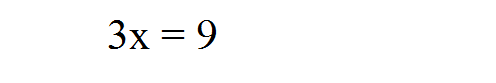
#> input picture 3x.png, 496 x 83 px
$ python leavemealone.py
#> lines starting #> are read from the running program, lines starting #| are printed output that depends on the picture; after the words box and inside, x2 and y2 are one past the last pixel; in counts of white or black regions, pixels touching at a corner belong together
### deskew.py
import cv2
import numpy as np
import sympy

def calculate(img):
    edges = cv2.Canny(img,10,10)

    angles = []

    lines = cv2.HoughLines(edges,1,np.pi/180,5)
    for rho, theta in lines[0]:
        a = np.cos(theta)
        b = np.sin(theta)
        #print(rho,theta)
        x0 = a * rho
        y0 = b * rho
        x1 = int(x0 + 1000 * (-b))
        y1 = int(y0 + 1000 * (a))
        x2 = int(x0 - 1000 * (-b))
        y2 = int(y0 - 1000 * (a))

        c,d = sympy.symbols('c d')
        solution = sympy.solve([c * x1 + d - y1, c * x2 + d - y2], c, d)

        if not solution:
            angle = 90
        else:
            angle = np.arctan(float(solution[c]))
        angles.append(np.degrees(angle))

    return angles[0]

### leavemealone.py
import pyocr
import sympy as sp
from PIL import Image
import imutils
import deskew
import cv2
import getimage
import numpy as np

def solve(filename = ""):
    TEMP = "cache.png"
    tool = pyocr.tesseract
    if filename == "":
        getimage.load("storage/emulated/0/DCIM/Camera", TEMP)
        img = cv2.imread(TEMP, 0)
        #print("image pulled from phone")
    else:
        img = cv2.imread(filename, 0)
        #print("image filename:", filename)
    #checking if the img loaded
    if not img.any():
        print("Please pass a valid image filename")
        return None
    img = cv2.GaussianBlur(img, (3,3), 0)
    (thresh, img) = cv2.threshold(img, 128, 255,
                                  cv2.THRESH_BINARY | cv2.THRESH_OTSU)
    img = cv2.bitwise_not(img, 0)
    img = imutils.rotate_bound(img, -deskew.calculate(img))
    cv2.imwrite(TEMP, img)

    img = Image.open(TEMP)
    text = tool.image_to_string(
        img,
        lang = "eng"
    )
    if not text:
        print("Cannot find any text")
        return None
    #print("before formatting:", text)

    #mistakes elimination
    text.casefold
    mistakes = {'"': '^',
                '“': '^',
                ' ': '',
                ':': '=',
                'A': '^',
                '-+': '+',
                '¢': '*',
                'O': '0',
                '—': '-'}

    for mistake in mistakes:
        text = text.replace(mistake, mistakes[mistake])
    #print("after formatting: ", text)
    #conversion to sympy syntax
    symbols = {'^': '**'}
    for symbol in symbols:
        text = text.replace(symbol, symbols[symbol])
    #print("after syntax conversion:", text)
    #create left and right side of eq
    if "=" in text:
        text1, text2 = text.split("=")
    else:
        text1, text2 = text, "0"
    #extract the variable
    letters = "qwertyuiopasdfghjklzxcvbnm"
    variables = []
    for l in text1:
        if l in letters:
            if l not in variables:
                variables.append(l)
    transformations = (sp.parsing.sympy_parser.standard_transformations +
                      (sp.parsing.sympy_parser.implicit_multiplication_application,
                       )
                       )
    expr1 = sp.parsing.sympy_parser.parse_expr(text1,
                                               transformations = transformations,
                                               evaluate = 0)
    expr2 = sp.parsing.sympy_parser.parse_expr(text2,
                                               transformations = transformations,
                                               evaluate = 0)
    print("The equation:", expr1, "=", expr2)
    return sp.solveset(sp.Eq(expr1, expr2), sp.Symbol(variables[0]), domain = sp.S.Reals)
print(solve("3x.png"))
#> in solve, `(thresh, img) = cv2.threshold(img, 128, 255, cv2.THRESH_BINARY | cv2.T..`: img: shape (83, 496); 98.5% white; 5 black regions, box (x1, y1, x2, y2) and area: (198, 20, 216, 49) 201, (109, 20, 126, 49) 176, (130, 30, 149, 49) 147, (162, 30, 184, 32) 44, (162, 37, 184, 39) 44
#> in solve, `(thresh, img) = cv2.threshold(img, 128, 255, cv2.THRESH_BINARY | cv2.T..`: thresh = 161
#> in calculate, `edges = cv2.Canny(img,10,10)`: edges: shape (83, 496); 0.91% white in thin lines or dots, all inside (x1, y1, x2, y2) = (108, 19, 216, 50)
#> in calculate, `lines = cv2.HoughLines(edges,1,np.pi/180,5)`: lines = 1587 rows, first 8: [29, 1.57], [32, 1.55], [42, 1.54], [38, 1.52], [45, 1.52], [39, 1.55], [27, 1.62], [41, 1.5]
#> in calculate, `a = np.cos(theta)`: a = -4.37e-08
#> in calculate, `b = np.sin(theta)`: b = 1
#> in calculate, `x0 = a * rho`: x0 = -1.27e-06
#> in calculate, `y0 = b * rho`: y0 = 29
#> in calculate, `x1 = int(x0 + 1000 * (-b))`: x1 = -1000
#> in calculate, `y1 = int(y0 + 1000 * (a))`: y1 = 28
#> in calculate, `x2 = int(x0 - 1000 * (-b))`: x2 = 999
#> in calculate, `y2 = int(y0 - 1000 * (a))`: y2 = 29
#> in calculate, `solution = sympy.solve([c * x1 + d - y1, c * x2 + d - y2], c, d)`: solution = 2 items
#> in calculate, `angle = np.arctan(float(solution[c]))`: angle = 0.0005
#> (the call stopped at in solve, `text = tool.image_to_string( img, lang = "eng" )`: pyocr is not available in this run)
print(solve("test3.png"))
#> call 2 of solve, with filename = 'test3.png'
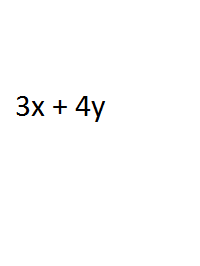
#> input picture test3.png, 200 x 266 px
#> in solve (call 2), `(thresh, img) = cv2.threshold(img, 128, 255, cv2.THRESH_BINARY | cv2.T..`: img: shape (266, 200); 99% white; 5 black regions, box (x1, y1, x2, y2) and area: (75, 96, 90, 116) 135, (92, 101, 105, 122) 113, (17, 96, 29, 116) 112, (32, 101, 44, 116) 100, (53, 100, 67, 114) 56
#> in solve (call 2), `(thresh, img) = cv2.threshold(img, 128, 255, cv2.THRESH_BINARY | cv2.T..`: thresh = 170
#> in calculate (call 2), `edges = cv2.Canny(img,10,10)`:
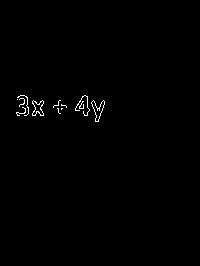
#> edges: shape (266, 200); 0.58% white in thin lines or dots, all inside (x1, y1, x2, y2) = (16, 95, 105, 122)
#> in calculate (call 2), `lines = cv2.HoughLines(edges,1,np.pi/180,5)`: lines = 1445 rows, first 8: [103, 1.61], [115, 1.43], [104, 1.59], [102, 1.62], [109, 1.5], [113, 1.5], [108, 1.52], [97, 1.69]
#> in calculate (call 2), `a = np.cos(theta)`: a = -0.0349
#> in calculate (call 2), `b = np.sin(theta)`: b = 0.999
#> in calculate (call 2), `x0 = a * rho`: x0 = -3.59
#> in calculate (call 2), `y0 = b * rho`: y0 = 102.9
#> in calculate (call 2), `x1 = int(x0 + 1000 * (-b))`: x1 = -1002
#> in calculate (call 2), `y1 = int(y0 + 1000 * (a))`: y1 = 68
#> in calculate (call 2), `x2 = int(x0 - 1000 * (-b))`: x2 = 995
#> in calculate (call 2), `y2 = int(y0 - 1000 * (a))`: y2 = 137
#> in calculate (call 2), `angle = np.arctan(float(solution[c]))`: angle = 0.0345
#> (the call stopped at in solve, `text = tool.image_to_string( img, lang = "eng" )`: pyocr is not available in this run)
print(solve("test4.png"))
#> call 3 of solve, with filename = 'test4.png'
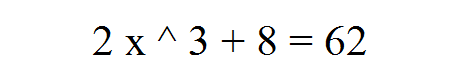
#> input picture test4.png, 469 x 83 px
#> in solve (call 3), `(thresh, img) = cv2.threshold(img, 128, 255, cv2.THRESH_BINARY | cv2.T..`: img: shape (83, 469); 96.5% white; 10 black regions, largest, box (x1, y1, x2, y2) and area: (259, 26, 276, 55) 230, (326, 26, 344, 55) 201, (190, 26, 207, 55) 177
#> in solve (call 3), `(thresh, img) = cv2.threshold(img, 128, 255, cv2.THRESH_BINARY | cv2.T..`: thresh = 164
#> in calculate (call 3), `edges = cv2.Canny(img,10,10)`:
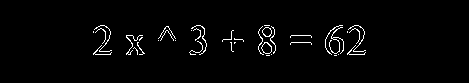
#> edges: shape (83, 469); 2.2% white in thin lines or dots, all inside (x1, y1, x2, y2) = (93, 25, 366, 56)
#> in calculate (call 3), `a = np.cos(theta)`: a = -4.37e-08
#> in calculate (call 3), `b = np.sin(theta)`: b = 1
#> in calculate (call 3), `x0 = a * rho`: x0 = -2.36e-06
#> in calculate (call 3), `y0 = b * rho`: y0 = 54
#> in calculate (call 3), `x1 = int(x0 + 1000 * (-b))`: x1 = -1000
#> in calculate (call 3), `y1 = int(y0 + 1000 * (a))`: y1 = 53
#> in calculate (call 3), `x2 = int(x0 - 1000 * (-b))`: x2 = 999
#> in calculate (call 3), `y2 = int(y0 - 1000 * (a))`: y2 = 54
#> in calculate (call 3), `angle = np.arctan(float(solution[c]))`: angle = 0.0005
#> (the call stopped at in solve, `text = tool.image_to_string( img, lang = "eng" )`: pyocr is not available in this run)
print(solve("example2.jpg"))
#> call 4 of solve, with filename = 'example2.jpg'
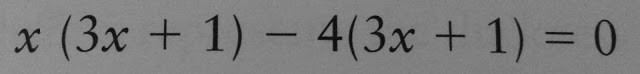
#> input picture example2.jpg, 640 x 74 px
#> in solve, img is the input picture: shape (74, 640); min 2, max 153, mean 124.2
#> in solve (call 4), `(thresh, img) = cv2.threshold(img, 128, 255, cv2.THRESH_BINARY | cv2.T..`:
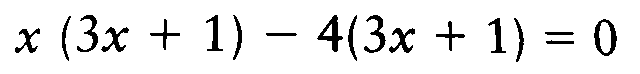
#> img: shape (74, 640); 92.2% white; 18 black regions, largest, box (x1, y1, x2, y2) and area: (317, 15, 343, 52) 352, (594, 19, 617, 56) 344, (364, 15, 386, 53) 281
#> in solve (call 4), `(thresh, img) = cv2.threshold(img, 128, 255, cv2.THRESH_BINARY | cv2.T..`: thresh = 91
#> in calculate (call 4), `edges = cv2.Canny(img,10,10)`: edges: shape (74, 640); 4.1% white in thin lines or dots, all inside (x1, y1, x2, y2) = (14, 14, 617, 62)
#> in solve (call 4), `img = imutils.rotate_bound(img, -deskew.calculate(img))`:
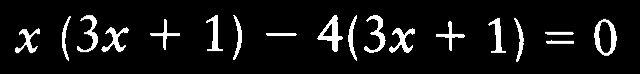
#> img: shape (74, 640); min 0, max 255, mean 19.8
#> (the call stopped at in solve, `text = tool.image_to_string( img, lang = "eng" )`: pyocr is not available in this run)
